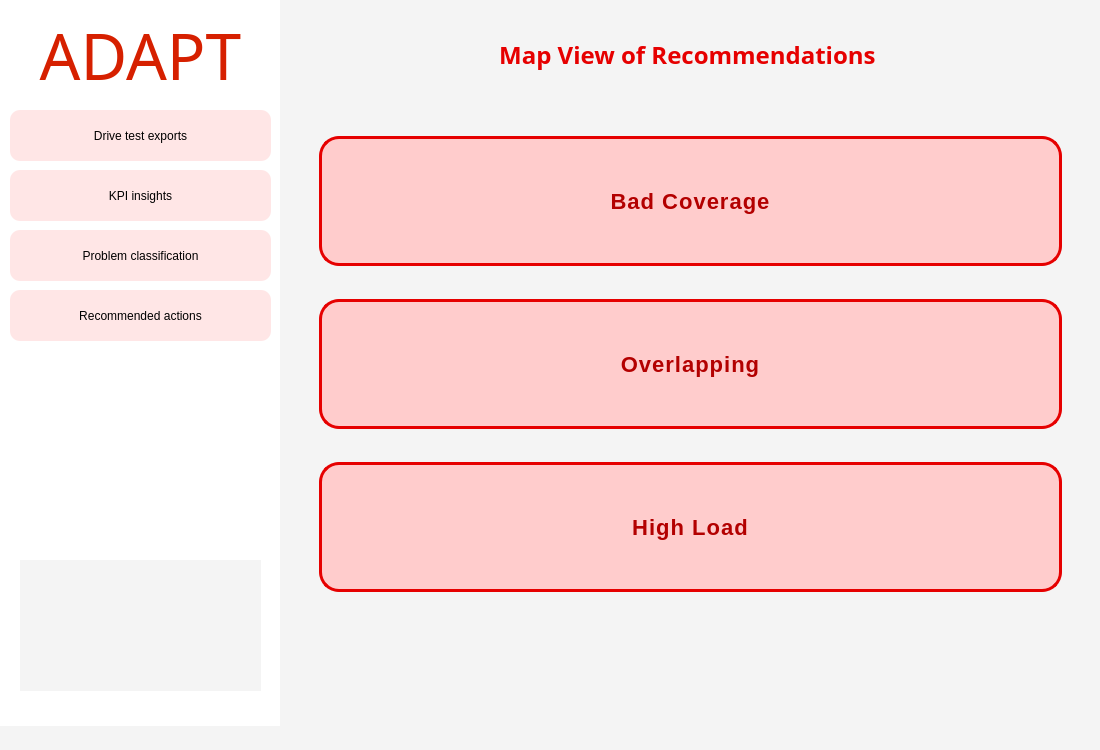
<?xml version="1.0" encoding="UTF-8"?>
<ui version="4.0">
 <class>MainWindow</class>
 <widget class="QMainWindow" name="MainWindow">
  <property name="geometry">
   <rect>
    <x>0</x>
    <y>0</y>
    <width>1100</width>
    <height>750</height>
   </rect>
  </property>
  <property name="windowTitle">
   <string>MainWindow</string>
  </property>
  <property name="styleSheet">
   <string notr="true">
background-color: rgb(244, 244, 244);</string>
  </property>
  <widget class="QWidget" name="centralwidget">
   <widget class="QLabel" name="label_2">
    <property name="geometry">
     <rect>
      <x>-1</x>
      <y>-5</y>
      <width>281</width>
      <height>731</height>
     </rect>
    </property>
    <property name="styleSheet">
     <string notr="true">background-color: rgb(255, 255, 255);</string>
    </property>
    <property name="text">
     <string/>
    </property>
   </widget>
   <widget class="QPushButton" name="exports_button">
    <property name="geometry">
     <rect>
      <x>10</x>
      <y>110</y>
      <width>261</width>
      <height>51</height>
     </rect>
    </property>
    <property name="styleSheet">
     <string notr="true">QPushButton {
    background-color: rgb(255, 230, 230); /* light faded red */
    font: 10pt &quot;Century Gothic&quot;;
    color: black;
    border-radius: 10px;
    border: none;
    padding: 6px 12px;
}

QPushButton:hover {
    background-color: rgb(250, 200, 200); /* slightly deeper red when hovering */
}

QPushButton:pressed {
    background-color: rgb(240, 180, 180); /* deeper red when pressed */
    padding-top: 8px;
    padding-bottom: 4px;
}
</string>
    </property>
    <property name="text">
     <string>Drive test exports</string>
    </property>
    <property name="icon">
     <iconset>
      <normaloff>../../../Downloads/file-export.png</normaloff>../../../Downloads/file-export.png</iconset>
    </property>
    <property name="flat">
     <bool>true</bool>
    </property>
   </widget>
   <widget class="QPushButton" name="insights_button">
    <property name="enabled">
     <bool>false</bool>
    </property>
    <property name="geometry">
     <rect>
      <x>10</x>
      <y>170</y>
      <width>261</width>
      <height>51</height>
     </rect>
    </property>
    <property name="styleSheet">
     <string notr="true">QPushButton {
    background-color: rgb(255, 230, 230); /* light faded red */
    font: 10pt &quot;Century Gothic&quot;;
    color: black;
    border-radius: 10px;
    border: none;
    padding: 6px 12px;
}

QPushButton:hover {
    background-color: rgb(250, 200, 200); /* slightly deeper red when hovering */
}

QPushButton:pressed {
    background-color: rgb(240, 180, 180); /* deeper red when pressed */
    padding-top: 8px;
    padding-bottom: 4px;
}
</string>
    </property>
    <property name="text">
     <string>KPI insights</string>
    </property>
    <property name="icon">
     <iconset>
      <normaloff>../../../Downloads/kpi-evaluation (1).png</normaloff>../../../Downloads/kpi-evaluation (1).png</iconset>
    </property>
    <property name="flat">
     <bool>true</bool>
    </property>
   </widget>
   <widget class="QPushButton" name="classification_button">
    <property name="enabled">
     <bool>true</bool>
    </property>
    <property name="geometry">
     <rect>
      <x>10</x>
      <y>230</y>
      <width>261</width>
      <height>51</height>
     </rect>
    </property>
    <property name="styleSheet">
     <string notr="true">QPushButton {
    background-color: rgb(255, 230, 230); /* light faded red */
    font: 10pt &quot;Century Gothic&quot;;
    color: black;
    border-radius: 10px;
    border: none;
    padding: 6px 12px;
}

QPushButton:hover {
    background-color: rgb(250, 200, 200); /* slightly deeper red when hovering */
}

QPushButton:pressed {
    background-color: rgb(240, 180, 180); /* deeper red when pressed */
    padding-top: 8px;
    padding-bottom: 4px;
}
</string>
    </property>
    <property name="text">
     <string>Problem classification</string>
    </property>
    <property name="icon">
     <iconset>
      <normaloff>../../../Downloads/problem-solving.png</normaloff>../../../Downloads/problem-solving.png</iconset>
    </property>
    <property name="flat">
     <bool>true</bool>
    </property>
   </widget>
   <widget class="QPushButton" name="actions_button">
    <property name="enabled">
     <bool>true</bool>
    </property>
    <property name="geometry">
     <rect>
      <x>10</x>
      <y>290</y>
      <width>261</width>
      <height>51</height>
     </rect>
    </property>
    <property name="styleSheet">
     <string notr="true">QPushButton {
    background-color: rgb(255, 230, 230); /* light faded red */
    font: 10pt &quot;Century Gothic&quot;;
    color: black;
    border-radius: 10px;
    border: none;
    padding: 6px 12px;
}

QPushButton:hover {
    background-color: rgb(250, 200, 200); /* slightly deeper red when hovering */
}

QPushButton:pressed {
    background-color: rgb(240, 180, 180); /* deeper red when pressed */
    padding-top: 8px;
    padding-bottom: 4px;
}
</string>
    </property>
    <property name="text">
     <string>Recommended actions</string>
    </property>
    <property name="icon">
     <iconset>
      <normaloff>../../../Downloads/decision-choice.png</normaloff>../../../Downloads/decision-choice.png</iconset>
    </property>
    <property name="flat">
     <bool>true</bool>
    </property>
   </widget>
   <widget class="QScrollArea" name="scrollArea">
    <property name="geometry">
     <rect>
      <x>300</x>
      <y>110</y>
      <width>781</width>
      <height>511</height>
     </rect>
    </property>
    <property name="styleSheet">
     <string notr="true">QFrame {
    border: none;
    background: transparent;
}</string>
    </property>
    <property name="widgetResizable">
     <bool>true</bool>
    </property>
    <widget class="QWidget" name="scrollAreaWidgetContents">
     <property name="geometry">
      <rect>
       <x>0</x>
       <y>0</y>
       <width>781</width>
       <height>511</height>
      </rect>
     </property>
     <layout class="QGridLayout" name="gridLayout">
      <item row="2" column="0">
       <widget class="QPushButton" name="HighLoad_button">
        <property name="minimumSize">
         <size>
          <width>0</width>
          <height>150</height>
         </size>
        </property>
        <property name="styleSheet">
         <string notr="true">QPushButton {
    background-color: #FFCCCC;             /* Light red background */
    color: #B30000;                        /* Deep red text */
    font-size: 22px;                       /* Bigger font */
    font-family: &quot;Segoe UI&quot;, &quot;Verdana&quot;, sans-serif;  /* Stylish modern font */
    font-weight: 600;                      /* Semi-bold */
    border: 3px solid #E60000;             /* Vodafone red border */
    border-radius: 20px;
    padding: 20px 30px;
    margin: 10px;
    letter-spacing: 1px;
    transition: all 0.3s ease;
}

QPushButton:hover {
    background-color: #FFE5E5;             /* Lighter red on hover */
    border-color: #CC0000;
}

QPushButton:pressed {
    background-color: #FF9999;
    border-color: #990000;
    padding-left: 22px;
    padding-top: 22px;
}
</string>
        </property>
        <property name="text">
         <string>High Load</string>
        </property>
        <property name="default">
         <bool>false</bool>
        </property>
       </widget>
      </item>
      <item row="1" column="0">
       <widget class="QPushButton" name="Overlapping_button_2">
        <property name="minimumSize">
         <size>
          <width>0</width>
          <height>150</height>
         </size>
        </property>
        <property name="styleSheet">
         <string notr="true">QPushButton {
    background-color: #FFCCCC;             /* Light red background */
    color: #B30000;                        /* Deep red text */
    font-size: 22px;                       /* Bigger font */
    font-family: &quot;Segoe UI&quot;, &quot;Verdana&quot;, sans-serif;  /* Stylish modern font */
    font-weight: 600;                      /* Semi-bold */
    border: 3px solid #E60000;             /* Vodafone red border */
    border-radius: 20px;
    padding: 20px 30px;
    margin: 10px;
    letter-spacing: 1px;
    transition: all 0.3s ease;
}

QPushButton:hover {
    background-color: #FFE5E5;             /* Lighter red on hover */
    border-color: #CC0000;
}

QPushButton:pressed {
    background-color: #FF9999;
    border-color: #990000;
    padding-left: 22px;
    padding-top: 22px;
}
</string>
        </property>
        <property name="text">
         <string>Overlapping</string>
        </property>
        <property name="default">
         <bool>false</bool>
        </property>
       </widget>
      </item>
      <item row="0" column="0">
       <widget class="QPushButton" name="bad_coverage_button">
        <property name="minimumSize">
         <size>
          <width>0</width>
          <height>150</height>
         </size>
        </property>
        <property name="styleSheet">
         <string notr="true">QPushButton {
    background-color: #FFCCCC;             /* Light red background */
    color: #B30000;                        /* Deep red text */
    font-size: 22px;                       /* Bigger font */
    font-family: &quot;Segoe UI&quot;, &quot;Verdana&quot;, sans-serif;  /* Stylish modern font */
    font-weight: 600;                      /* Semi-bold */
    border: 3px solid #E60000;             /* Vodafone red border */
    border-radius: 20px;
    padding: 20px 30px;
    margin: 10px;
    letter-spacing: 1px;
    transition: all 0.3s ease;
}

QPushButton:hover {
    background-color: #FFE5E5;             /* Lighter red on hover */
    border-color: #CC0000;
}

QPushButton:pressed {
    background-color: #FF9999;
    border-color: #990000;
    padding-left: 22px;
    padding-top: 22px;
}
</string>
        </property>
        <property name="text">
         <string>Bad Coverage</string>
        </property>
        <property name="default">
         <bool>false</bool>
        </property>
       </widget>
      </item>
     </layout>
    </widget>
   </widget>
   <widget class="QLabel" name="titleLabel">
    <property name="geometry">
     <rect>
      <x>450</x>
      <y>30</y>
      <width>481</width>
      <height>51</height>
     </rect>
    </property>
    <property name="font">
     <font>
      <family>Segoe UI,Arial,sans-serif</family>
      <weight>75</weight>
      <bold>true</bold>
     </font>
    </property>
    <property name="styleSheet">
     <string notr="true">color: #e60000; text-shadow: 1px 1px 2px rgba(0,0,0,0.1);</string>
    </property>
    <property name="text">
     <string>&lt;html&gt;&lt;head/&gt;&lt;body&gt;&lt;p align=&quot;center&quot;&gt;&lt;span style=&quot; font-size:18pt;&quot;&gt;Map View of Recommendations &lt;/span&gt;&lt;/p&gt;&lt;/body&gt;&lt;/html&gt;</string>
    </property>
    <property name="alignment">
     <set>Qt::AlignLeading|Qt::AlignLeft|Qt::AlignVCenter</set>
    </property>
   </widget>
   <widget class="QLabel" name="label">
    <property name="geometry">
     <rect>
      <x>20</x>
      <y>10</y>
      <width>241</width>
      <height>91</height>
     </rect>
    </property>
    <property name="font">
     <font>
      <family>Britannic Bold</family>
      <pointsize>34</pointsize>
      <weight>50</weight>
      <italic>false</italic>
      <bold>false</bold>
     </font>
    </property>
    <property name="styleSheet">
     <string notr="true">color:rgb(214, 32, 0);
font: 34pt &quot;Britannic Bold&quot;;
background-color: rgb(255, 255, 255);



</string>
    </property>
    <property name="text">
     <string>&lt;html&gt;&lt;head/&gt;&lt;body&gt;&lt;p align=&quot;center&quot;&gt;&lt;span style=&quot; font-size:48pt;&quot;&gt;ADAPT&lt;/span&gt;&lt;/p&gt;&lt;/body&gt;&lt;/html&gt;</string>
    </property>
   </widget>
   <widget class="QLabel" name="label_7">
    <property name="geometry">
     <rect>
      <x>20</x>
      <y>560</y>
      <width>241</width>
      <height>131</height>
     </rect>
    </property>
    <property name="frameShape">
     <enum>QFrame::NoFrame</enum>
    </property>
    <property name="frameShadow">
     <enum>QFrame::Plain</enum>
    </property>
    <property name="text">
     <string/>
    </property>
    <property name="pixmap">
     <pixmap>../Vodafone-Logo.png</pixmap>
    </property>
    <property name="scaledContents">
     <bool>true</bool>
    </property>
   </widget>
  </widget>
  <widget class="QMenuBar" name="menubar">
   <property name="geometry">
    <rect>
     <x>0</x>
     <y>0</y>
     <width>1100</width>
     <height>26</height>
    </rect>
   </property>
  </widget>
  <widget class="QStatusBar" name="statusbar"/>
 </widget>
 <resources/>
 <connections/>
</ui>
